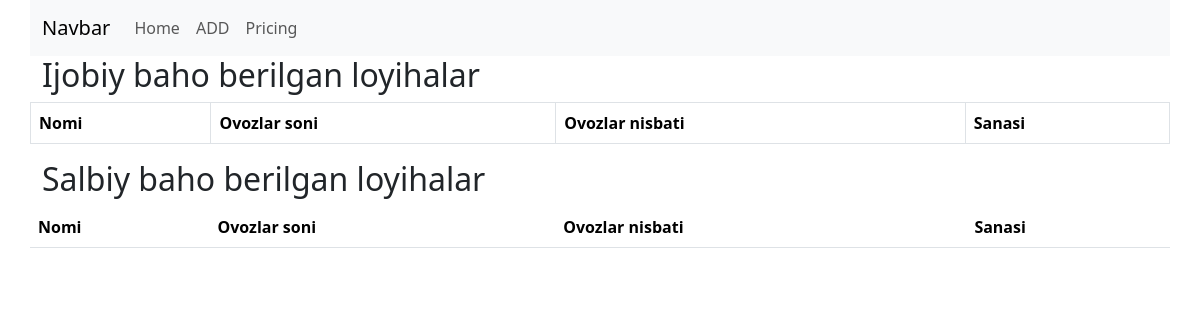
Before: / with the older database file.
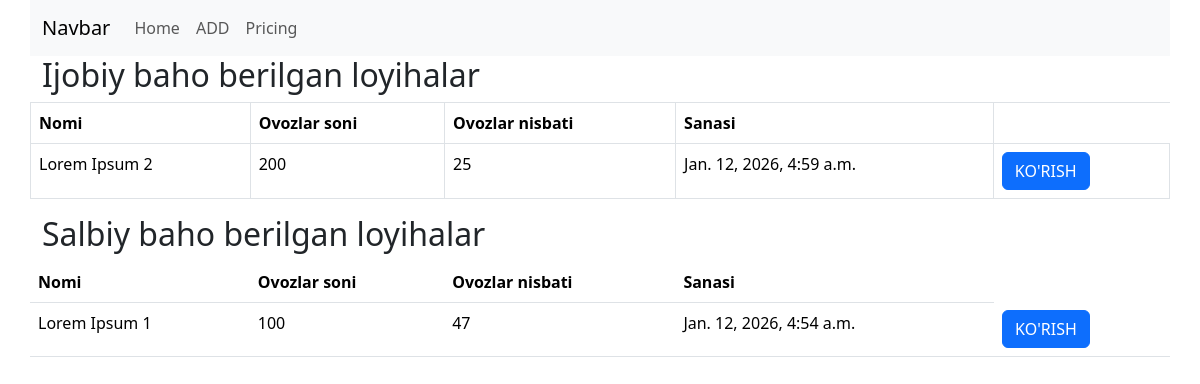
After: the same page with the newer database file.
### project/models.py (models this page shows, shortened)
class Review(models.Model):
    VOTE_TYPE = (
        ('+', 'Ijobiy'),
        ('-', 'Salbiy'),
    )
    body = models.TextField(null=True, blank=True)
    value = models.CharField(max_length=10, choices=VOTE_TYPE)
    created_at = models.DateTimeField(auto_now_add=True)
    updated_at = models.DateTimeField(auto_now=True)
    id = models.UUIDField(default=uuid.uuid4, unique=True, primary_key=True, editable=False)
    project = models.ForeignKey(Project, on_delete=models.CASCADE, null=True, blank=True, related_name='project_reviews')

class Project(models.Model):
    title = models.CharField(max_length=300)
    description = models.TextField(null=True, blank=True)
    demo_link = models.CharField(max_length=400, null=True, blank=True)
    source_link = models.CharField(max_length=400, null=True, blank=True)
    created_at = models.DateTimeField(auto_now_add=True)
    updated_at = models.DateTimeField(auto_now=True)
    vote_count = models.IntegerField(default=0)
    vote_ratio = models.IntegerField(default=0)
    id = models.UUIDField(default=uuid.uuid4, unique=True, primary_key=True, editable=False)
    tags = models.ManyToManyField('Tag', blank=True)

### project/views.py (the view)
# urls.py: path('', projects, name='projects'),
def projects(request):
    reviews_p = Review.objects.filter(value='+')
    reviews_m = Review.objects.filter(value='-')
    projects = Project.objects.filter(project_reviews__isnull=True)
    context = {
        'projects': projects,
        'reviews_p': reviews_p,
        'reviews_m': reviews_m,
    }
    return render(request, 'project_list.html', context)

### templates/project_list.html
{% extends 'base.html' %}
{% block content %}
    <h2>Ijobiy baho berilgan loyihalar</h2>
    <table class="table table-bordered">
        <thead>
        <tr>
            <th scope="col">Nomi</th>
            <th scope="col">Ovozlar soni</th>
            <th scope="col">Ovozlar nisbati</th>
            <th scope="col">Sanasi</th>
        </tr>
        </thead>
        <tbody>
        {% for reviews in reviews_m %}
            <tr>
                <td>{{ reviews.project.title }}</td>
                <td>{{ reviews.project.vote_count }}</td>
                <td>{{ reviews.project.vote_ratio }}</td>
                <td>{{ reviews.project.created_at }}</td>
                <td><a class="btn btn-primary" href="{% url 'project-detail' reviews.project.id %}">KO'RISH</a></td>
            </tr>
        {% endfor %}
        </tbody>
    </table>
    <h2>Salbiy baho berilgan loyihalar</h2>
    <table class="table table-hover">
        <thead>
        <tr>
            <th scope="col">Nomi</th>
            <th scope="col">Ovozlar soni</th>
            <th scope="col">Ovozlar nisbati</th>
            <th scope="col">Sanasi</th>
        </tr>
        </thead>
        <tbody>
        {% for reviews in reviews_p %}
            <tr>
                <td>{{ reviews.project.title }}</td>
                <td>{{ reviews.project.vote_count }}</td>
                <td>{{ reviews.project.vote_ratio }}</td>
                <td>{{ reviews.project.created_at }}</td>
                <td><a class="btn btn-primary" href="{% url 'project-detail' reviews.project.id %}">KO'RISH</a></td>
            </tr>
        {% endfor %}
        </tbody>
    </table>
{% endblock %}

### templates/base.html (shortened to what this page needs)
<!doctype html>
<html lang="en">
<head>
    <link href="https://cdn.jsdelivr.net/npm/bootstrap@5.3.8/dist/css/bootstrap.min.css" rel="stylesheet"
>
</head>
<body>
<div class="container">
    <div class="row">
        <nav class="navbar navbar-expand-lg bg-body-tertiary">
            <div class="container-fluid">
                <a class="navbar-brand" href="{% url 'projects' %}">Navbar</a>
                <div class="collapse navbar-collapse" id="navbarNavAltMarkup">
                    <div class="navbar-nav">
                        <a class="nav-link" href="{% url 'projects' %}">Home</a>
                        <a class="nav-link" href="{% url 'project-add' %}">ADD</a>
                        <a class="nav-link" href="#">Pricing</a>
                    </div>
                </div>
            </div>
        </nav>
        {% block content %}
        {% endblock %}
    </div>
</div>
</body>
</html>

Changed rows visible on the page:
added Review: project "Lorem Ipsum 2", project.vote_count "200", project.vote_ratio "25", project.created_at "Jan. 12, 2026, 4:59 a.m.", shown under "Ijobiy baho berilgan loyihalar"
added Review: project "Lorem Ipsum 1", project.vote_count "100", project.vote_ratio "47", project.created_at "Jan. 12, 2026, 4:54 a.m.", shown under "Salbiy baho berilgan loyihalar"
